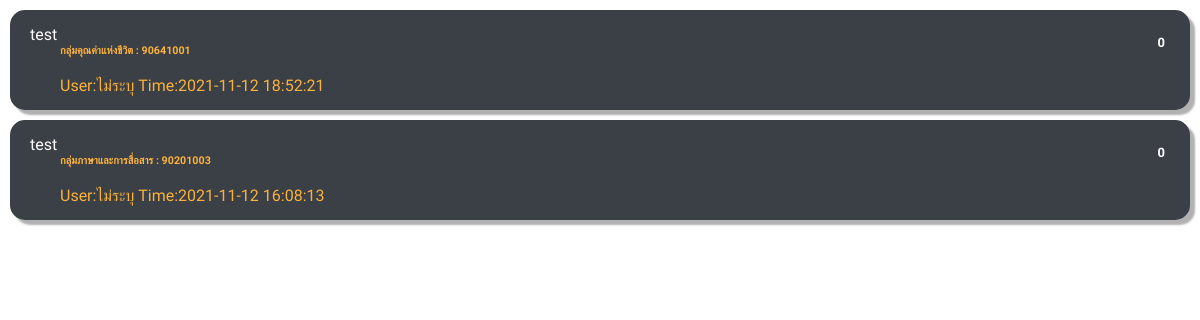
Page /fetch_search.php on the earlier database version.
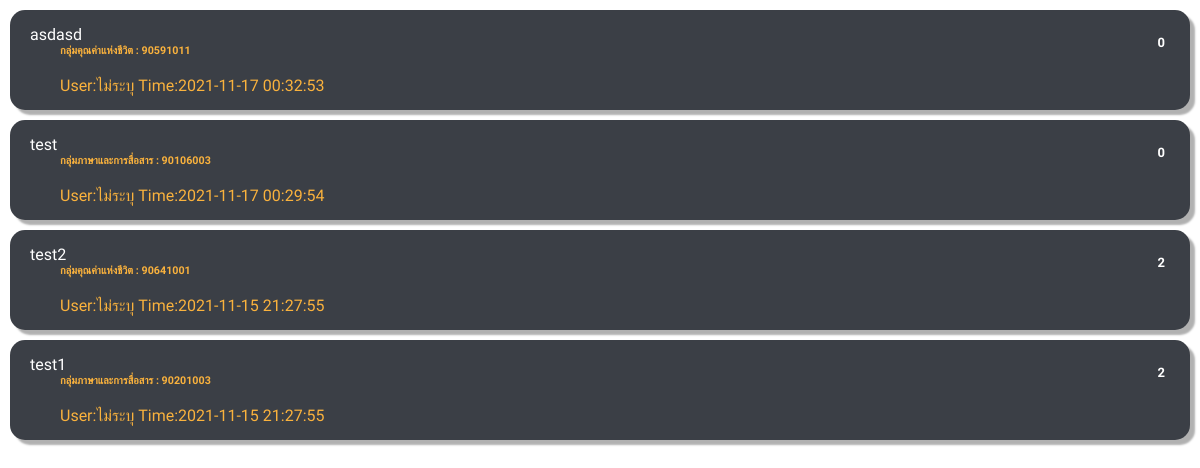
Same page on the later database version.
### tables this page shows
CREATE TABLE `post` (
  `ID_post` int(11) UNSIGNED NOT NULL,
  `Group_subject` varchar(50) NOT NULL,
  `ID_subject` int(8) NOT NULL,
  `name_subject` varchar(75) NOT NULL,
  `type_post` int(2) NOT NULL,
  `title_post` varchar(50) NOT NULL,
  `msg_post` varchar(255) NOT NULL,
  `time_post` timestamp NOT NULL DEFAULT current_timestamp() ON UPDATE current_timestamp(),
  `create_by` bigint(20) UNSIGNED NOT NULL,
  `report` int(5) NOT NULL
);

CREATE TABLE `users` (
  `ID` bigint(20) UNSIGNED NOT NULL,
  `email` varchar(255) NOT NULL,
  `password` varchar(255) NOT NULL,
  `code` mediumint(50) DEFAULT NULL,
  `status` int(11) NOT NULL,
  `name` varchar(255) DEFAULT NULL,
  `major` varchar(255) DEFAULT NULL,
  `introduce` varchar(255) DEFAULT NULL,
  `picture` varchar(255) DEFAULT NULL,
  `sex` varchar(1) DEFAULT NULL
);

### fetch_search.php (the view, shortened to what this page needs)
<link rel="stylesheet" type="text/css" href="css/home_index.css">
<?php
require "dbconnect.php";
$output = '';
if(isset($_POST["queryS"]))
{
	$search = mysqli_real_escape_string($connect, $_POST["queryS"]);
	$query = "
	SELECT * FROM post
	WHERE Group_subject LIKE '%".$search."%'
	OR ID_subject LIKE '%".$search."%'
	OR name_subject LIKE '%".$search."%'
	OR title_post LIKE '%".$search."%'
	OR create_by LIKE '%".$search."%'
	ORDER BY ID_post DESC
	";
}
else
{
	$query = "SELECT * FROM post ORDER BY ID_post DESC";
}
$result = mysqli_query($connect, $query);
if(mysqli_num_rows($result) > 0)
{
	while($row = mysqli_fetch_array($result))
	{
		$x = $row['ID_post'];
		$findCA = "SELECT COUNT(ID_comment) FROM comment WHERE from_post='$x'";
		$y = mysqli_query($connect, $findCA);
		$z = $row['create_by'];
		$queryU = "SELECT * FROM users WHERE ID = '$z'";
		$ua = mysqli_query($connect, $queryU);
		$rowUser = mysqli_fetch_assoc($ua);
		$name = (empty($rowUser['name'])) ? 'ไม่ระบุ' : $rowUser["name"];
		if($n =  mysqli_fetch_assoc($y)){
		$output .=  '<a href="post.php?id='.$row['ID_post'].'" class="Content">
					    <div class="post_btn">
					        <div class="A_left">
					            <i class="icon_next fas fa-chevron-circle-right"></i>
					            <h4 class="textC" name="Post">'.$row['title_post'].'</h4>
					            <h6 class="textS" name="subject">'.$row['Group_subject'].' : '.$row['ID_subject'].'</h6>
					            <br><p class="Timestamp">User:'.$name.' Time:'.$row['time_post'].'</p>
					        </div>
					        <div  class="A_right">
					            <i class="iconcomment far fa-comment-dots"></i>
								<h5 class="commentN">'.$n['COUNT(ID_comment)'].'</h5>
					        </div>
					    </div>
					</a>
					';
		}
	}
	echo $output;
}
else
{
	echo 'Data Not Found';
}
?>

Differences in the rows shown:
added post: title_post "asdasd", Group_subject "กลุ่มคุณค่าแห่งชีวิต", ID_subject "90591011", create_by.name "ไม่ระบุ", time_post "2021-11-17 00:32:53", COUNT "0"
added post: title_post "test", Group_subject "กลุ่มภาษาและการสื่อสาร", ID_subject "90106003", create_by.name "ไม่ระบุ", time_post "2021-11-17 00:29:54", COUNT "0"
changed post: title_post "test" → "test2"; time_post "2021-11-12 18:52:21" → "2021-11-15 21:27:55"; COUNT "0" → "2"
changed post: title_post "test" → "test1"; time_post "2021-11-12 16:08:13" → "2021-11-15 21:27:55"; COUNT "0" → "2"
